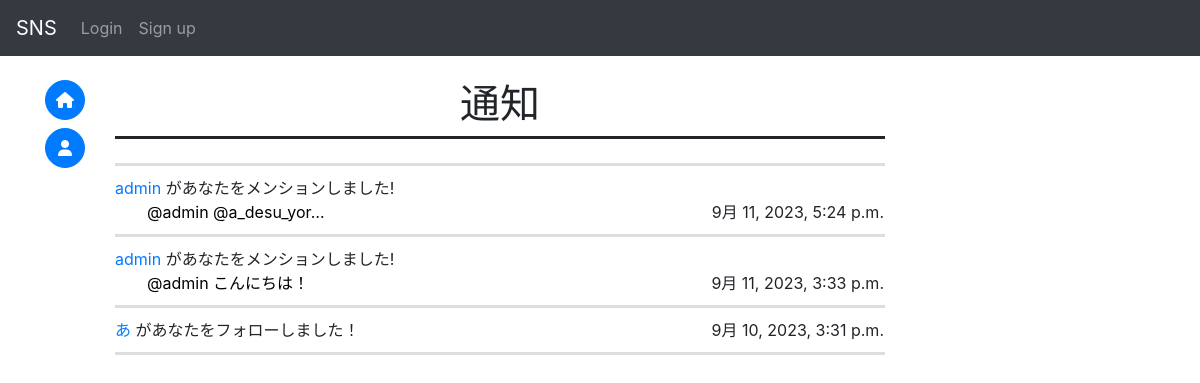
/sns/notice/ac20daa5716d4be9b03715f506b8e887/, run on the app's committed database.
### sns/models.py (models this page shows, shortened)
class Notice(models.Model):
    id = models.UUIDField(primary_key=True, default=uuid.uuid4, editable=False)
    method = models.CharField(max_length=20)
    user_from = models.ForeignKey(
        get_user_model(),
        on_delete=models.CASCADE,
        related_name="user_from"
    )
    user_to = models.ForeignKey(
        get_user_model(),
        on_delete=models.CASCADE,
        related_name="user_to"
    )
    new = models.BooleanField(default=True)
    created_at = models.DateTimeField(auto_now_add=True, null=True)
    post = models.ForeignKey(
        Post,
        on_delete=models.CASCADE,
        null=True,
        related_name="notice_post"
    )
    comment = models.ForeignKey(
        Post,
        on_delete=models.CASCADE,
        related_name="comment",
        null=True
    )

class Post(models.Model):
    id = models.UUIDField(primary_key=True, default=uuid.uuid4, editable=False)
    title = models.CharField(max_length=50, null=True)
    detail = models.TextField(max_length=255)
    author = models.ForeignKey(
        get_user_model(),
        on_delete=models.CASCADE,
        related_name="author"
    )
    created_at = models.DateTimeField(auto_now_add=True)
    good_num = models.IntegerField(default=0)
    mode = models.IntegerField(default=0)#0:通常の投稿 1:コメント
    parent_post = models.ForeignKey(
        "Post",
        on_delete=models.CASCADE,
        null=True,
        blank=True,
    )
    mention = models.ManyToManyField(
        get_user_model(),
        related_name="mention",
        blank=True
    )

### accounts/models.py (models this page shows, shortened)
class CustomUser(AbstractBaseUser, PermissionsMixin):
    id = models.UUIDField(primary_key=True, default=uuid.uuid4, editable=False)
    email = models.EmailField(_("email address"), unique=True, null=True)
    is_staff = models.BooleanField(
        _("staff status"),
        default=False,
        help_text=_("Designates whether the user can log into this admin site."),
    )
    username = models.CharField(_("username"), max_length=50)
    usertag = models.CharField(_("usertag"), max_length=16, unique=True, null=True)
    created_at = models.DateTimeField(auto_now_add=True)
    mentioned = models.ManyToManyField(
        "sns.Post",
        blank=True,
        related_name="mentioned"
    )
    objects = CustomUserManager()
    EMAIL_FIELD = "email"
    USERNAME_FIELD = "email"
    REQUIRED_FIELDS = ["username", "usertag"]
    class Meta:
        verbose_name = _("user")
        verbose_name_plural = _("users")

### sns/views.py (the view)
# urls.py: path("notice/<str:id>/", views.notification, name="notice"),
def notification(request, id):
    context = {}
    user = get_object_or_404(get_user_model(), id=id)
    notice_list = Notice.objects.filter(user_to = user)
    news = set()
    for n in notice_list:
        if n.new:
            n.new = False
            news.add(n)
            n.save()
    context["notices"] = notice_list
    context["news"] = news
    return render(request, "sns/notice.html", context)

### sns/templates/sns/notice.html (shortened to what this page needs)
{% extends "base.html" %}
{% block content %}
<h1 style="text-align:center;">通知</h1>
<div style="border-top:solid; color:999;"></div>
<br>
<div style="padding-bottom:10px;">
    <div style="border-top:solid; color:#ddd; border-widht:2px"></div>
</div>
{% for notice in notices reversed %}
    {% if notice in news %}
        <div style="font-weight:bold;">
    {% else %}
        <div style="display:inline;">
    {% endif %}
            <span sytle="position:absolute; left:1rem;">
                {% if notice.method == "good" %}
                    <a href="{% url 'accounts:user' notice.user_from.id %}">
                        {{ notice.user_from.username }}
                    </a>
                    が
                    <a href="{% url 'sns:post' notice.post.id %}">
                        {{ notice.post.title }}
                    </a>
                    にイイねをしました！
                {% elif notice.method == "follow" %}
                    <a href="{% url 'accounts:user' notice.user_from.id %}">
                        {{ notice.user_from.username }}
                    </a>
                    があなたをフォローしました！
                {% elif notice.method == "mention" %}
                    <a href="{% url 'accounts:user' notice.user_from.id %}">
                        {{ notice.user_from.username }}
                    </a>
                    があなたをメンションしました!
                    <br>
                    <a href="{% url 'sns:post' notice.post.id %}" style="font-weight:normal; padding-left:2rem" class="notlink">
                        {{ notice.post.detail | truncatechars:20}}
                    </a>
                {% endif %}
            </span>
            <span style="position:absolute; right:1rem;">
                {{ notice.created_at }}
            </span>
    </div>
    <div style="padding-top:10px; padding-bottom:10px;">
        <div style="border-bottom:solid; color:#ddd; border-widht:2px"></div>
    </div>
{% endfor %}
{% endblock content %}

### static/css/card.css (style rules this page uses)
.notlink { text-decoration:none !important; color:black !important; }

### templates/base.html (style rules this page uses)
body { padding-top : 80px }

### data on the page
Notice: user_from.username "admin", post.detail "@admin @a_desu_yor…", created_at "9月 11, 2023, 5:24 p.m."
Notice: user_from.username "admin", post.detail "@admin こんにちは！", created_at "9月 11, 2023, 3:33 p.m."
Notice: user_from.username "あ", created_at "9月 10, 2023, 3:31 p.m."
